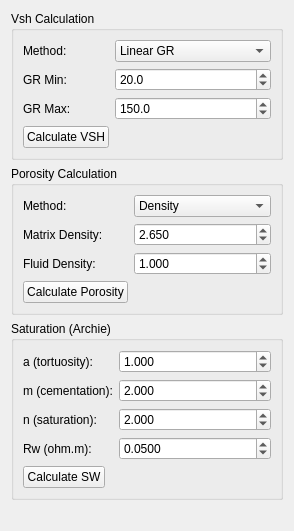
<widget class="QWidget" name="petrophysicsTab">
<layout class="QVBoxLayout" name="petrophyVLayout">
<item><widget class="QGroupBox" name="vshGroup">
<property name="title"><string>Vsh Calculation</string></property>
<layout class="QFormLayout" name="vshFormLayout">
<item row="0" column="0"><widget class="QLabel" name="grMethodLbl">
<property name="text"><string>Method:</string></property>
</widget></item>
<item row="0" column="1"><widget class="QComboBox" name="vshMethodCombo">
<property name="toolTip"><string>VSH calculation method</string></property>
<item><property name="text"><string>Linear GR</string></property></item>
<item><property name="text"><string>Larionov (Older Rocks)</string></property></item>
<item><property name="text"><string>Larionov (Tertiary)</string></property></item>
<item><property name="text"><string>Clavier</string></property></item>
<item><property name="text"><string>Steiber</string></property></item>
</widget></item>
<item row="1" column="0"><widget class="QLabel" name="grMinLbl">
<property name="text"><string>GR Min:</string></property>
</widget></item>
<item row="1" column="1"><widget class="QDoubleSpinBox" name="grMinSpin">
<property name="minimum"><double>0</double></property>
<property name="maximum"><double>300</double></property>
<property name="value"><double>20</double></property>
<property name="decimals"><number>1</number></property>
<property name="toolTip"><string>GR min (clean sand value)</string></property>
</widget></item>
<item row="2" column="0"><widget class="QLabel" name="grMaxLbl">
<property name="text"><string>GR Max:</string></property>
</widget></item>
<item row="2" column="1"><widget class="QDoubleSpinBox" name="grMaxSpin">
<property name="minimum"><double>0</double></property>
<property name="maximum"><double>300</double></property>
<property name="value"><double>150</double></property>
<property name="decimals"><number>1</number></property>
<property name="toolTip"><string>GR max (shale value)</string></property>
</widget></item>
<item row="3" column="0"><widget class="QPushButton" name="vshCalcBtn">
<property name="text"><string>Calculate VSH</string></property>
<property name="toolTip"><string>Calculate shale volume</string></property>
</widget></item>
</layout>
</widget></item>
<item><widget class="QGroupBox" name="porosityGroup">
<property name="title"><string>Porosity Calculation</string></property>
<layout class="QFormLayout" name="porFormLayout">
<item row="0" column="0"><widget class="QLabel" name="porMethodLbl">
<property name="text"><string>Method:</string></property>
</widget></item>
<item row="0" column="1"><widget class="QComboBox" name="porMethodCombo">
<property name="toolTip"><string>Porosity calculation method</string></property>
<item><property name="text"><string>Density</string></property></item>
<item><property name="text"><string>Neutron</string></property></item>
<item><property name="text"><string>Neutron-Density</string></property></item>
<item><property name="text"><string>Sonic</string></property></item>
</widget></item>
<item row="1" column="0"><widget class="QLabel" name="matDensLbl">
<property name="text"><string>Matrix Density:</string></property>
</widget></item>
<item row="1" column="1"><widget class="QDoubleSpinBox" name="matrixDensSpin">
<property name="minimum"><double>2.0</double></property>
<property name="maximum"><double>3.0</double></property>
<property name="value"><double>2.65</double></property>
<property name="decimals"><number>3</number></property>
<property name="toolTip"><string>Matrix density (g/cc)</string></property>
</widget></item>
<item row="2" column="0"><widget class="QLabel" name="fluidDensLbl">
<property name="text"><string>Fluid Density:</string></property>
</widget></item>
<item row="2" column="1"><widget class="QDoubleSpinBox" name="fluidDensSpin">
<property name="minimum"><double>0.5</double></property>
<property name="maximum"><double>1.2</double></property>
<property name="value"><double>1.0</double></property>
<property name="decimals"><number>3</number></property>
<property name="toolTip"><string>Fluid density (g/cc)</string></property>
</widget></item>
<item row="3" column="0"><widget class="QPushButton" name="porCalcBtn">
<property name="text"><string>Calculate Porosity</string></property>
<property name="toolTip"><string>Calculate porosity</string></property>
</widget></item>
</layout>
</widget></item>
<item><widget class="QGroupBox" name="saturationGroup">
<property name="title"><string>Saturation (Archie)</string></property>
<layout class="QFormLayout" name="satFormLayout">
<item row="0" column="0"><widget class="QLabel" name="archie_a_lbl">
<property name="text"><string>a (tortuosity):</string></property>
</widget></item>
<item row="0" column="1"><widget class="QDoubleSpinBox" name="archieSpin_a">
<property name="minimum"><double>0.1</double></property>
<property name="maximum"><double>10.0</double></property>
<property name="value"><double>1.0</double></property>
<property name="decimals"><number>3</number></property>
<property name="toolTip"><string>Archie tortuosity factor (a)</string></property>
</widget></item>
<item row="1" column="0"><widget class="QLabel" name="archie_m_lbl">
<property name="text"><string>m (cementation):</string></property>
</widget></item>
<item row="1" column="1"><widget class="QDoubleSpinBox" name="archieSpin_m">
<property name="minimum"><double>1.0</double></property>
<property name="maximum"><double>4.0</double></property>
<property name="value"><double>2.0</double></property>
<property name="decimals"><number>3</number></property>
<property name="toolTip"><string>Archie cementation exponent (m)</string></property>
</widget></item>
<item row="2" column="0"><widget class="QLabel" name="archie_n_lbl">
<property name="text"><string>n (saturation):</string></property>
</widget></item>
<item row="2" column="1"><widget class="QDoubleSpinBox" name="archieSpin_n">
<property name="minimum"><double>1.0</double></property>
<property name="maximum"><double>4.0</double></property>
<property name="value"><double>2.0</double></property>
<property name="decimals"><number>3</number></property>
<property name="toolTip"><string>Archie saturation exponent (n)</string></property>
</widget></item>
<item row="3" column="0"><widget class="QLabel" name="archie_rw_lbl">
<property name="text"><string>Rw (ohm.m):</string></property>
</widget></item>
<item row="3" column="1"><widget class="QDoubleSpinBox" name="archieSpinRw">
<property name="minimum"><double>0.001</double></property>
<property name="maximum"><double>10.0</double></property>
<property name="value"><double>0.05</double></property>
<property name="decimals"><number>4</number></property>
<property name="toolTip"><string>Formation water resistivity Rw (ohm.m)</string></property>
</widget></item>
<item row="4" column="0"><widget class="QPushButton" name="satCalcBtn">
<property name="text"><string>Calculate SW</string></property>
<property name="toolTip"><string>Calculate water saturation (Archie)</string></property>
</widget></item>
</layout>
</widget></item>
<item><spacer><property name="orientation"><enum>Qt::Vertical</enum></property><property name="sizeHint" stdset="0"><size><width>20</width><height>20</height></size></property></spacer></item>
</layout>
<attribute name="title"><string>Petrophysics</string></attribute></widget>
